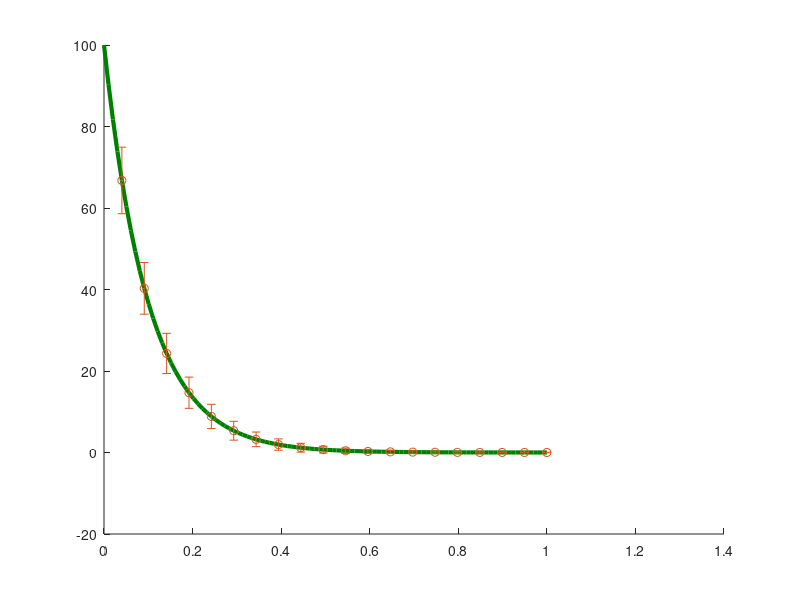

This figure's MATLAB source: (Note: this script raises an error after producing the figure.)
clear all; close all;
nx = 100;
nr = 5000;
x = linspace(0,1,nx);
stride = nx/20;
%% Exponential Sqrt Gradient: Fig 1A
A = 100;
lam = 0.1;
lmi_max = 7;
grad_a_mean = A * exp(-x/lam);
grad_a = repmat(grad_a_mean, nr, 1);
grad_a =  grad_a + randn(nr,nx) .* (sqrt(grad_a));
abs_d_grad_a = abs(A/lam * exp(-x/lam));
% [X,Y,maps] = construct_decoding_maps(x, grad_a);
figure,
hold on
plot(x, grad_a_mean,'LineWidth',3,'Color',[0 0.5 0])
errorbar(x(5:stride:end), grad_a_mean(5:stride:end), sqrt(grad_a_mean(5:stride:end)), "o", "MarkerSize", 1, 'LineWidth',3,'Color',[0 0.5 0])
ax=gca;ax.LineWidth=3;
set(gca,'XTickLabel',[], 'YTickLabel', [])
set(gca,'XTick',[], 'YTick', [])
axes('Position',[.45 .45 .4 .4])
box on
lmi_1a = calculate_lmi(x, grad_a);
plot(x,lmi_1a,'k','LineWidth',3)
% plot_lmi(x, grad_a, 'k', stride)
ax1=gca;ax1.LineWidth=3;
set(gca,'XTickLabel',[], 'YTickLabel', [])
set(gca,'XTick',[], 'YTick', [])
ylim([0,lmi_max])
saveas(gcf, "media/figure_1/1a")
clean(ax); clean(ax1);
exportgraphics(gcf, "media/figure_1/1a_clean.tiff")

% print?
%% Opposing Exponential Sqrt Gradients: Fig 1B
pmad_b_mean = A * exp(-x/lam);
brk_b_mean = A * exp(-(1-x)/lam);
pmad_b = repmat(pmad_b_mean, nr, 1);
brk_b = repmat(brk_b_mean, nr, 1);
pmad_b = pmad_b + randn(nr,nx) .* (sqrt(pmad_b));
brk_b = brk_b + randn(nr,nx) .* (sqrt(brk_b));
bootfun = @(p1, p2) calculate_lmi_two(x, cat(3, p1, p2));
lmi = bootfun(pmad_b, brk_b);
lmi_cis = bootci(50, bootfun, pmad_b, brk_b);
L = abs(lmi-lmi_cis(1,:)'); U = abs(lmi_cis(2,:)'-lmi);
save("data/1b_bootsrap", "lmi_cis","L","U")

%%
load("data/1b_bootsrap")
figure,
hold on
plot(x, pmad_b_mean,'LineWidth',3,'Color',[0 0.5 0])
errorbar(x(5:stride:end), pmad_b_mean(5:stride:end), sqrt(pmad_b_mean(5:stride:end)),'LineWidth',3,'Color',[0 0.5 0])
plot(x, brk_b_mean,'LineWidth',3,'Color',[0.5 0 0])
errorbar(x(5:stride:end), brk_b_mean(5:stride:end), sqrt(brk_b_mean(5:stride:end)),'LineWidth',3,'Color',[0.5 0 0])

ax=gca;ax.LineWidth=3;
set(gca,'XTickLabel',[], 'YTickLabel', [])
set(gca,'XTick',[], 'YTick', [])
axes('Position',[.33 .45 .4 .4])
box on
line = plot(x, lmi, "LineWidth",3, Color="k"); hold on;
errors = errorbar(x(1:stride:end), lmi(1:stride:end), L(1:stride:end), U(1:stride:end), "o", "LineWidth",3, Color="k");
xlabel('x/L');
ylabel('PID (bits)');  
ax=gca;ax.LineWidth=3;
ylim([0,max(lmi_1a)]);
set(gca,'XTickLabel',[], 'YTickLabel', [])
set(gca,'XTick',[], 'YTick', [])
saveas(gcf, "media/figure_1/1b.pdf")
% print?
%% Poisson Readout: Fig 1C
lam_c = lam * 1.25;
pmad_c_mean = A * exp(-x/lam_c);
brk_c_mean = A * exp(-(1-x)/lam_c);
pmad_c = repmat(pmad_c_mean, nr, 1);
brk_c = repmat(brk_c_mean, nr, 1);
pmad_c = pmad_c + randn(nr,nx) .* (sqrt(pmad_c));
brk_c = brk_c + randn(nr,nx) .* (sqrt(brk_c));
figure,
hold on
plot(x, pmad_c_mean,'LineWidth',3,'Color',[0 0.5 0])
errorbar(x(5:stride:end), pmad_c_mean(5:stride:end), sqrt(pmad_c_mean(5:stride:end)),'LineWidth',3,'Color',[0 0.5 0])
plot(x, brk_c_mean,'LineWidth',3,'Color',[0.5 0 0])
errorbar(x(5:stride:end), brk_c_mean(5:stride:end), sqrt(brk_c_mean(5:stride:end)),'LineWidth',3,'Color',[0.5 0 0])

ax=gca;ax.LineWidth=3;
set(gca,'XTickLabel',[], 'YTickLabel', [])
set(gca,'XTick',[], 'YTick', [])
saveas(gcf, "media/figure_1/1c.pdf")
% print?

function clean(ax)
    lgd = findobj('type', 'legend');
    delete(lgd)
    set(ax,'XTickLabel',[], 'YTickLabel', [],"XLabel",[],"YLabel",[]) 
end

